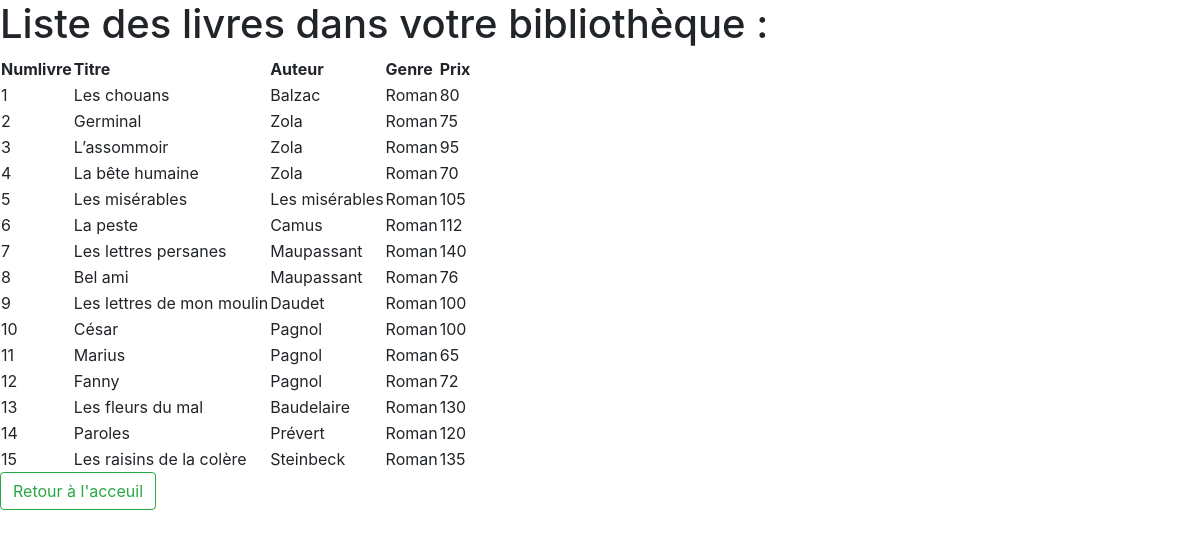
Screenshot of /affiche_livre.php (signed in) with the database file from the repository.
### tables this page shows
CREATE TABLE IF NOT EXISTS `livre` (
  `numlivre` int(11) NOT NULL AUTO_INCREMENT,
  `titre` varchar(100) NOT NULL,
  `auteur` varchar(100) NOT NULL,
  `genre` enum('Roman','Poésie','Nouvelle','BD') NOT NULL DEFAULT 'Roman',
  `prix` int(11) DEFAULT NULL,
  PRIMARY KEY (`numlivre`)
);

### affiche_livre.php (the view, shortened to what this page needs)
<!doctype html>
<html lang="fr">
	<head>
	    <link rel="stylesheet" type="text/css" href="../creative.css">
	</head>
	<body>
			<h1>Liste des livres dans votre bibliothèque :</h1>
			<table>
				<tr><th>Numlivre</th><th>Titre</th><th>Auteur</th><th>Genre</th><th>Prix</th></tr>
		  <?php
			if (isset($_SESSION['emailUser']))
			{
				$host 	= 'localhost';
				$user 	= 'root' ;
				$passwd = '';
				$mabase = 'biblio2';
				if ($conn = mysqli_connect($host,$user,$passwd,$mabase))
				{
					$req = "SELECT * FROM livre";
					if($result = mysqli_query($conn, $req, MYSQLI_USE_RESULT))
					{
						while ( $row =mysqli_fetch_assoc($result))
						{
							$numLivreLue 	= $row['numlivre'];
							$titreLue 		= utf8_encode ($row['titre']);
							$auteurLue 		= utf8_encode ($row['auteur']);
							$genreLue 		= utf8_encode ($row['genre']);
							$prixLue 		= $row['prix'];
							echo "<tr><td>$numLivreLue</td><td>$titreLue</td><td>$auteurLue</td>
							<td>$genreLue</td><td>$prixLue</td></tr>";
						}
					}
					else{
						die ("erreur de requête");
					}
				}
				else{
					die("problême de connexion au serveur de base de données");
				}
			}
			else
			{
				echo "il faut se connecter pour afficher les livres <BR>";
				echo '<a cclass="font" href ="connexion.php"> Se connecter </a>';
			}
		  ?>
		  </table>
		  <a class="btn btn-outline-success" href="javascript:history.go(-1)">Retour à l'acceuil</a>
	</body>
</html>

### rows the page displays
livre: numlivre "1", titre "Les chouans", auteur "Balzac", genre "Roman", prix "80"
livre: numlivre "2", titre "Germinal", auteur "Zola", genre "Roman", prix "75"
livre: numlivre "3", titre "L’assommoir", auteur "Zola", genre "Roman", prix "95"
livre: numlivre "4", titre "La bête humaine", auteur "Zola", genre "Roman", prix "70"
livre: numlivre "5", titre "Les misérables", auteur "Les misérables", genre "Roman", prix "105"
livre: numlivre "6", titre "La peste", auteur "Camus", genre "Roman", prix "112"
livre: numlivre "7", titre "Les lettres persanes", auteur "Maupassant", genre "Roman", prix "140"
livre: numlivre "8", titre "Bel ami", auteur "Maupassant", genre "Roman", prix "76"
livre: numlivre "9", titre "Les lettres de mon moulin", auteur "Daudet", genre "Roman", prix "100"
livre: numlivre "10", titre "César", auteur "Pagnol", genre "Roman", prix "100"
livre: numlivre "11", titre "Marius", auteur "Pagnol", genre "Roman", prix "65"
livre: numlivre "12", titre "Fanny", auteur "Pagnol", genre "Roman", prix "72"
livre: numlivre "13", titre "Les fleurs du mal", auteur "Baudelaire", genre "Roman", prix "130"
livre: numlivre "14", titre "Paroles", auteur "Prévert", genre "Roman", prix "120"
livre: numlivre "15", titre "Les raisins de la colère", auteur "Steinbeck", genre "Roman", prix "135"
